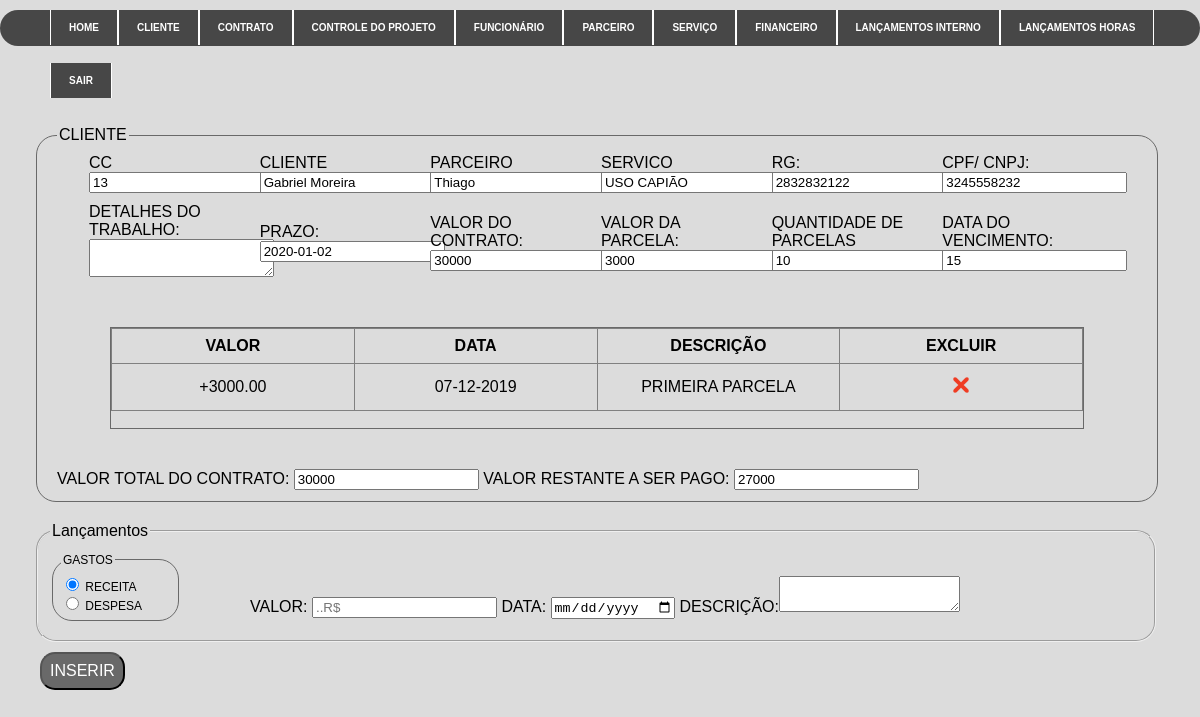
Page /lancamentos.php?acao=edit&func=13 (signed in) on the committed database.
### tables this page shows
CREATE TABLE IF NOT EXISTS `cliente` (
  `id` int(11) NOT NULL AUTO_INCREMENT,
  `pessoa` varchar(8) DEFAULT NULL,
  `nome` varchar(50) DEFAULT NULL,
  `cpf` varchar(14) DEFAULT NULL,
  `rg` varchar(15) DEFAULT NULL,
  `razao` varchar(50) DEFAULT NULL,
  `representante` varchar(50) DEFAULT NULL,
  `sexo` varchar(1) DEFAULT NULL,
  `observacao` varchar(500) DEFAULT NULL,
  `id_parc` int(11) DEFAULT NULL,
  PRIMARY KEY (`id`),
  KEY `fk_parc` (`id_parc`)
);

CREATE TABLE IF NOT EXISTS `contrato` (
  `ID` int(11) NOT NULL AUTO_INCREMENT,
  `ID_Cliente` int(11) DEFAULT NULL,
  `ID_Servico` int(11) DEFAULT NULL,
  `Detalhes` varchar(500) DEFAULT NULL,
  `PRAZO` date DEFAULT NULL,
  `Valor` decimal(10,0) DEFAULT NULL,
  `qnt_parcela` decimal(10,0) DEFAULT NULL,
  `VENCIMENTO` varchar(2) DEFAULT NULL,
  PRIMARY KEY (`ID`),
  KEY `fk_cli` (`ID_Cliente`),
  KEY `fk_servi` (`ID_Servico`)
);

CREATE TABLE IF NOT EXISTS `parceiro` (
  `id_parc` int(11) NOT NULL AUTO_INCREMENT,
  `nome` varchar(50) NOT NULL,
  PRIMARY KEY (`id_parc`)
);

CREATE TABLE IF NOT EXISTS `servico` (
  `id` int(11) NOT NULL AUTO_INCREMENT,
  `servico` varchar(30) DEFAULT NULL,
  PRIMARY KEY (`id`)
);

CREATE TABLE IF NOT EXISTS `receita_proj` (
  `ID` int(11) NOT NULL AUTO_INCREMENT,
  `ID_CONT` int(11) DEFAULT NULL,
  `id_cli` int(11) DEFAULT NULL,
  `DATA` date DEFAULT NULL,
  `VALOR` decimal(10,2) DEFAULT NULL,
  `descricao` varchar(100) DEFAULT NULL,
  PRIMARY KEY (`ID`),
  KEY `fk_cont` (`ID_CONT`),
  KEY `fk_cli_receita` (`id_cli`)
);

### classes/contrato.class.php (called while the page is built, shortened)
<?php
require_once 'Conexao.class.php';
require_once 'funcoes.class.php';
class Contrato{
    public function __construct(){
        $this->con = new conexao();
    }
    public function querySelecionalan($dado){
        try{
            $this->id = $dado;
            $cst = $this->con->conect()->prepare("SELECT contrato.ID as cc, cliente.id as id_cli, cliente.nome as nome_cli, cliente.rg as rg_cli, cliente.cpf as cpf_cli, contrato.Detalhes as detalhes, servico.servico as serico, parceiro.nome AS parceiro,
            contrato.PRAZO as prazo, contrato.Valor as valor, contrato.qnt_parcela as parcela, contrato.VENCIMENTO as vencimento from cliente INNER JOIN contrato ON contrato.ID_Cliente = cliente. ID INNER JOIN servico ON servico.id = contrato.ID_Servico INNER JOIN parceiro ON parceiro.id_parc = cliente.id_parc WHERE contrato.id = :id;");
            $cst->bindParam(":id", $this->id, PDO::PARAM_INT);
            $cst->execute();
            return $cst->fetch();
        } catch (PDOException $ex) {
            return 'error '.$ex->getMessage();
        }
    }
    public function querySelectRec($id){
        try{
            $cst = $this->con->conect()->prepare("SELECT * FROM `receita_proj` WHERE `ID_CONT` = $id");
            $cst->execute();
            return $cst->fetchAll();
        }catch(PDOException $ex){
        }
    }
}
?>

### classes/Conexao.class.php (called while the page is built)
<?php
class conexao{
    private $usuario;
    private $senha;
    private $banco;
    private $servidor;
    private static $pdo;
    public function __construct(){
        $this->servidor = "localhost";
        $this->banco = "teste2";
        $this->usuario =  "root";
        $this->senha = "";
    }
    public function conect(){
        try{
            if(is_null(self::$pdo)){
                self::$pdo = new PDO("mysql:host=".$this->servidor.";dbname=".$this->banco, $this->usuario, $this->senha);
            }
            return self::$pdo;
        } catch (PDOException $ex) {
			echo $ex->getMessage();
        }
    }
}
?>

### classes/funcoes.class.php (called while the page is built, shortened)
<?php
class funcoes{
    public function tratarCaracter($vlr, $tipo){
        switch($tipo){
            case 1: $rst = utf8_decode($vlr); break;
            case 2: $rst = htmlentities($vlr, ENT_QUOTES, "ISO-8859-1"); break;
        }
        return $rst;
    }
    public function dataAtual($vlr, $tipo){
        switch( $tipo){
            case 3: $rst = date("d-m-Y");break;
        }
        return $rst;
    }
}
?>

### classes/receita.class.php (called while the page is built, shortened)
<?php
require_once 'Conexao.class.php';
require_once 'funcoes.class.php';
class Receita{
    public function __construct(){
        $this->con = new conexao();
    }
    public function querySomadespesa($dados){
        try{
            $cst = $this->con->conect()->prepare("SELECT sum(VALOR) as despesa FROM despesa_proj WHERE ID_CONT = $dados");
            $cst -> execute();
            return $cst->fetch();
        }catch(PDOException $ex){
        }
    }
    public function querySomareceita($dados){
        try{
            $cst = $this->con->conect()->prepare("SELECT sum(VALOR) as receita FROM receita_proj WHERE ID_CONT = $dados");
            $cst -> execute();
            return $cst->fetch();
        }catch(PDOException $ex){
        }
    }
}
?>

### lancamentos.php (the view, shortened to what this page needs)
<!DOCTYPE html>
<?php
    require_once 'classes/funcoes.class.php';
    require_once 'classes/receita.class.php';
    require_once 'classes/contrato.class.php';
    $objFc = new Funcoes();
    $objfn = new Receita();
    $objct = new Contrato();
    if(isset($_GET['acao'])){
        switch($_GET['acao']){
            case 'edit': $func = $objct->querySelecionalan($_GET['func']);
                        $desp = $objfn->querySomadespesa($_GET['func']);
                        $recei = $objfn->querySomareceita($_GET['func']);
            break;
        }
    }
?>
<html lang="pt-br">
<head>
    <link rel="stylesheet" type="text/css" href="style/style1.css">
    <link rel="stylesheet" type="text/css" href="style/style3.css">
</head>
<body>
<?php include_once("header.php"); ?>
            <fieldset id="dadosFin" style="float:left; margin: 10px; margin-left:3%; margin-right: auto;  width:90%; height:350px; border-radius:20px 20px 20px 20px ">
                <legend>Cliente</legend>
                <form action="" method = "POST">
                    <table id="tab18">
                        <tr>
                            <td> CC <input type="text"  value="<?=$objFc->tratarCaracter((isset($func['cc']))?($func['cc']):(''), 2)?>" name='id_cont' readonly="true"> </td>
                            <td> Cliente  <input type="text"  value="<?=$objFc->tratarCaracter((isset($func['nome_cli']))?($func['nome_cli']):(''), 2)?>" id="search0 "  placeholder="CLIENTE" readonly="true"></td>
                            <td> Parceiro <input type="text"  value="<?=$objFc->tratarCaracter((isset($func['parceiro']))?($func['parceiro']):(''), 2)?>" id="search0 " placeholder="Parceiro" readonly="true"></td>
                            <td> Servico  <input type="text"  value="<?=$objFc->tratarCaracter((isset($func['serico']))?($func['serico']):(''), 2)?>" id="search0 "  placeholder="Servico" readonly="true"> </td>
                            <td><label for="cRG ">RG: </label><input type="number" value="<?=$objFc->tratarCaracter((isset($func['rg_cli']))?($func['rg_cli']):(''), 2)?>"name="tRG " id="cRG " size="10 " maxlength="10 " placeholder="00.000.000-0" readonly="true" /></td>
                            <td><label for="cCC ">CPF/ CNPJ: </label><input type="number"  value="<?=$objFc->tratarCaracter((isset($func['cpf_cli']))?($func['cpf_cli']):(''), 2)?>" name="tCC " id="cCC " size="14 " maxlength="14 " placeholder="000.000.000-00" readonly="true" /></td>
                        </tr>
                        <tr>
                        <?php
                        $valorparcela = $func['valor'] / $func['parcela']; ?>
                            <td><label for="dTrabalho ">Detalhes do Trabalho:</label><textarea id="dTrabalho" name="detalhes" rows="0" cols="20" maxlength="20" readonly="true"> <?=$objFc->tratarCaracter((isset($func['detalhes']))?($func['detalhes']):(''), 2)?>  </textarea></td>
                            <td><label for="cPrazo ">Prazo:</label><input type="text" value="<?=$objFc->tratarCaracter((isset($func['prazo']))?($func['prazo']):(''), 2)?>" name="prazo" readonly="true"></td>
                            <td><label for="cValorT ">Valor do Contrato: </label> <input type="number" value="<?=$objFc->tratarCaracter((isset($func['valor']))?($func['valor']):(''), 2)?>"  name="tValorT " id="cValorT " min="0 " max="99999 " placeholder="R$1.000"  readonly="true"/></td>
                            <td><label for="cValorP ">Valor da Parcela: </label><input type="number" name="tValorT" id="cValorT" value="<?php echo($valorparcela); ?>" min="0 " max="99999 " placeholder="R$1.000" readonly="true" /></td>
                            <td><label for="cParcelas ">Quantidade de Parcelas </label> <input type="number" value="<?=$objFc->tratarCaracter((isset($func['parcela']))?($func['parcela']):(''), 2)?>"  name="tValorT " id="cValorT " min="0 " max="99999 " placeholder="R$1.000" readonly="true" /> </td>
                            <td>Data do Vencimento:<input type="text" value="<?=$objFc->tratarCaracter((isset($func['vencimento']))?($func['vencimento']):(''), 2)?>" readonly="true" /></td>
                        </tr>
                    </table>
                    <div class="scroll-Cprojeto">
                        <table id="tab19" border="1">
                            <thead>
                                <tr>
                                    <th> Valor </th>
                                    <th> Data </th>
                                    <th> Descrição  </th>
                                    <th> Excluir  </th>
                                </tr>
                            </thead>
                            <?php
                                $rec = $objct->querySelectRec($_GET['func']);
                                $des = $objct->querySelectDesp($_GET['func']);
                                array_map (function($rec,$des){
                                    require_once 'classes/funcoes.class.php';
                                    require_once 'classes/receita.class.php';
                                    require_once 'classes/contrato.class.php';
                                    $objFc = new Funcoes();
                            ?>
                            <tbody>
                                <?php if ($des['VALOR'] != ''){ ?>
                                    <tr>
                                        <td><?php echo ('-'.$objFc->tratarCaracter($des['VALOR'], 2));        ?></td>
                                        <td><?php echo ($objFc->dataAtual($des['DATA'],3));    ?></td>
                                        <td><?php echo ($objFc->tratarCaracter($des['descricao'],1));    ?></td>
                                        <td> <div class="excluir"> <a href="?acao=deld&func=<?=$objFc->tratarCaracter($_GET['func'], 1)?>&delet=<?=$des['ID']?>" /> <img src="img/ico-excluir.png" width="16" height="16" alt="Excluir"></a></div> </td>
                                    </tr>
                                <?php
                                } if ($rec['VALOR'] != ''){ ?>
                                    <tr>
                                            <td><?php echo ('+'.$objFc->tratarCaracter($rec['VALOR'], 2));        ?></td>
                                            <td><?php echo ($objFc->dataAtual($rec['DATA'],3));    ?></td>
                                            <td><?php echo ($objFc->tratarCaracter($rec['descricao'],1));    ?></td>
                                            <td> <div class="excluir"> <a href="?acao=delr&func=<?=$objFc->tratarCaracter($_GET['func'], 1)?>&delet=<?=$rec['ID']?>" /> <img src="img/ico-excluir.png" width="16" height="16" alt="Excluir"></a></div> </td>
                                        </tr>
                                <?php
                                }
                                }, $rec,$des); ?>
                            </tbody>
                        </table>
                </div>
                    <?php
                        $contrato =  $func['valor'];
                        $receita = $recei['receita'];
                        $despesa = $desp['despesa'];
                        $valortotal = $contrato+$despesa;
                        $final = $valortotal - $receita;
                    ?>
                    Valor Total do Contrato:  <input type="number" readonly="true" name="tValorT " id=""    value="<?php echo($valortotal); ?>" min="0 " max="99999 " placeholder="R$1.000 " />
                    Valor Restante a ser pago: </label> <input type="number" readonly="true" name="tValorT" value="<?php echo($final); ?>" id="cValorT " min="0 " max="99999 " placeholder="R$1.000 " /></td>
            </fieldset>
                <fieldset id="dadosFin " style="float:left; margin: 10px; margin-left:3%; margin-right: auto;  width:91%; height:100px; border-radius:20px 20px 20px 20px ">
                    <legend>Lançamentos</legend>
                    <fieldset id="receitas"  name="receitas"  style="position: relative; width: 10%; height: 50px; float:left; top:7px; border: #696969 1px solid; border-radius:20px font-family: Arial; font-size: 12px; text-transform: uppercase;">
                                    <legend>Gastos</legend>
                                    <input type="radio" name="receitas" id="e" value="S" CHECKED /><label for="e" > Receita </label><br>
                                    <input type="radio" name="receitas" id="f" value="N"  <?php $enderecobb='' ?>  /><label for="f"> Despesa </label>
                    </fieldset>
                            <div class="lancamentos">
                                Valor: <input type="text " name="valoor" size="20 " maxlength="20 " placeholder="..R$ " /></td>
                                Data: <input type="date" name="data" >
                                Descrição:<textarea id="dTrabalho " rows="0 " cols="20 " maxlength="20 " name="descricao"></textarea>
                            </div>
                </fieldset>
             <p><input type="submit" name="insert" value="Inserir"id="btn13"/>
</body>
</html>

### Style/style1.css (style rules this page uses)
html { width: 100%; height: 100% }
body { margin: 0; background-color: #DCDCDC; font-family: 'Trebuchet MS', 'Lucida Sans Unicode', 'Lucida Grande', 'Lucida Sans', Arial, sans-serif }
#dadosFin { width: 65%; height: 40px; border: #696969 1px solid; border-radius: 20px; margin: 40px; margin-left: auto; margin-right: auto; padding: 20px; padding-top: 4px; padding-left: auto; padding-right: auto; font-family: Arial; font-size: 16px; text-transform: uppercase; }
#receitas { position: relative; width: 10%; height: 50px; border: #696969 1px solid; border-radius: 20px; font-family: Arial; font-size: 12px; text-transform: uppercase; padding: 8px; float: left; top: 7px; }
#dTrabalho { padding-left: 3px; margin-left: 0.1%; margin-right: 1%; font-family: Arial; font-size: 14px; text-transform: uppercase; }

### Style/style3.css (style rules this page uses)
html { width: 100%; height: 100% }
body { margin: 0; background-color: #DCDCDC; font-family: 'Trebuchet MS', 'Lucida Sans Unicode', 'Lucida Grande', 'Lucida Sans', Arial, sans-serif }
#tab18 { width: 95%; table-layout: fixed; font-family: Arial, monospace; font-size: 16px; border: none; margin-top: 0px; }
#tab18 td { width: 100%; height: 10px; text-align: left; padding: 4px; padding-left: 30px; }
.scroll-Cprojeto { overflow: scroll; overflow: auto; border: solid 1px #696969; width: 90%; height: 100px; margin: 40px; margin-left: auto; margin-right: auto; }
#tab19 { width: 100%; table-layout: fixed; text-align: center; border-collapse: collapse; font-family: Arial, monospace; font-size: 16px; }
#tab19 tr th { text-transform: uppercase; padding: .5em; margin: 0; text-align: center; font-weight: bold; }
#tab19 td { padding: .8em; }
.lancamentos { font-family: Arial, monospace; font-size: 16px; text-transform: uppercase; margin: 30px; margin-left: 200px; }
#btn13 { font-family: Arial; font-size: 16px; text-align: center; text-transform: uppercase; cursor: pointer; border-radius: 15px; position: relative; padding: 8px; float: left; margin: 0px; margin-left: 40px; color: #ffffff; background: #696969; }

### rows in the picture
cliente: id_cont "13", nome "Gabriel Moreira", id_parc.nome "Thiago", servico "USO CAPIÃO", rg "2832832122", cpf "3245558232", prazo "2020-01-02", Valor "30000", tValorT "3000", qnt_parcela "10", VENCIMENTO "15"
receita_proj: VALOR "3000.00", DATA "07-12-2019", descricao "PRIMEIRA PARCELA"
